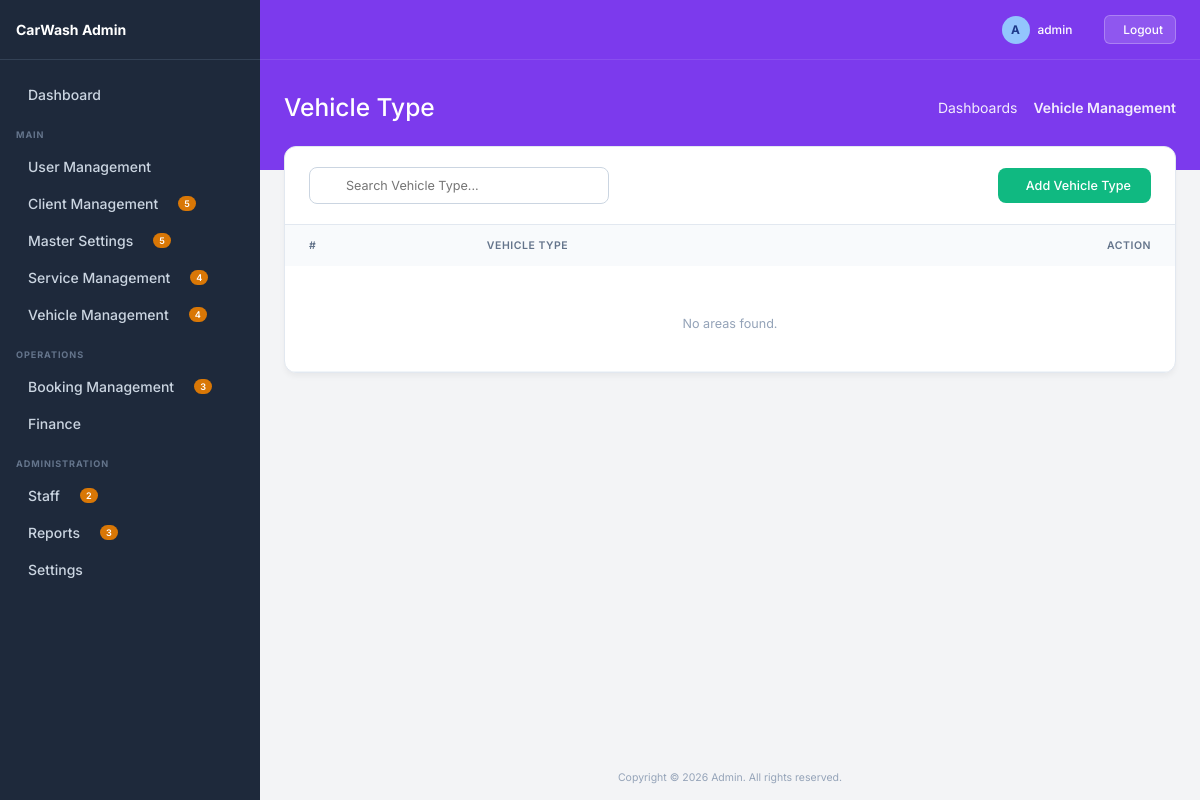
The app's page /vehicle-type/ (signed in), older data.
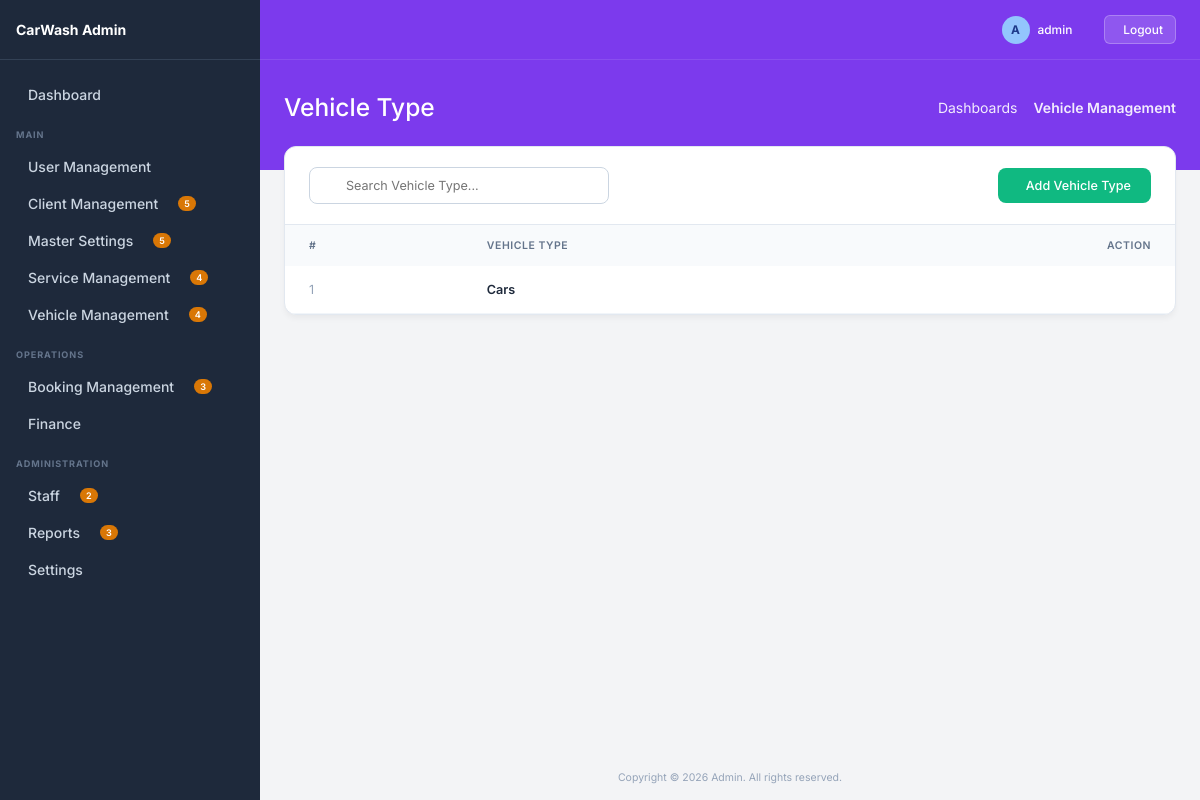
The same page, newer data.
### master/models.py (models this page shows, shortened)
class VehicleType(BaseModel):
    name = models.CharField(max_length=100)
    description = models.TextField(blank=True, null=True)
    is_active = models.BooleanField(default=True)

### master/views.py (the view)
# urls.py: path('vehicle-type/', views.vehicle_type_list, name='vehicle_type_list'),
@login_required
def vehicle_type_list(request):
    data = VehicleType.objects.filter(is_deleted=False)
    return render(request, 'vehicle_type/list.html', {'data': data})

### master/templates/vehicle_type/list.html (shortened to what this page needs)
{% extends 'base.html' %}
{% block page_title %}Vehicle Type{% endblock %}
{% block breadcrumb_active %}Vehicle Management{% endblock %}
{% block content %}
<div class="list-container">
    <div class="list-header">
        <form method="GET" class="search-wrapper">
            <input type="text" name="search" value="{{search}}" placeholder="Search Vehicle Type..." class="search-input">
        </form>
        <a href="{% url 'vehicle_type_create' %}" class="btn-create">
             Add Vehicle Type
        </a>
    </div>
    <div style="overflow-x: auto;">
        <table class="premium-table">
            <thead>
                <tr>
                    <th>#</th>
                    <th>Vehicle Type</th>
                    <th style="text-align:right;">Action</th>
                </tr>
            </thead>
            <tbody>
                {% for obj in data %}
                <tr>
                    <td style="color:#94a3b8;">{{ forloop.counter }}</td>
                    <td style="font-weight:600; color:#1e293b;">
                        {{ obj.name }}
                    </td>
                    <td style="text-align:right;">
                        <div style="display:flex; gap:8px; justify-content:flex-end;">
                            <a href="{% url 'vehicle_type_edit' obj.pk %}" class="action-btn edit">
                            </a>
                            <a href="{% url 'vehicle_type_delete' obj.pk %}" onclick="return confirm('Delete this area?')" class="action-btn delete">
                            </a>
                        </div>
                    </td>
                </tr>
                {% empty %}
                <tr>
                    <td colspan="6" style="text-align:center; padding:40px; color:#94a3b8;">
                        No areas found.
                    </td>
                </tr>
                {% endfor %}
            </tbody>
        </table>
    </div>
</div>
{% endblock %}

Row changes from the older to the newer data that the page shows:
added VehicleType: name "Cars"
Text that changed along with them:
text no longer shown: "No areas found."
